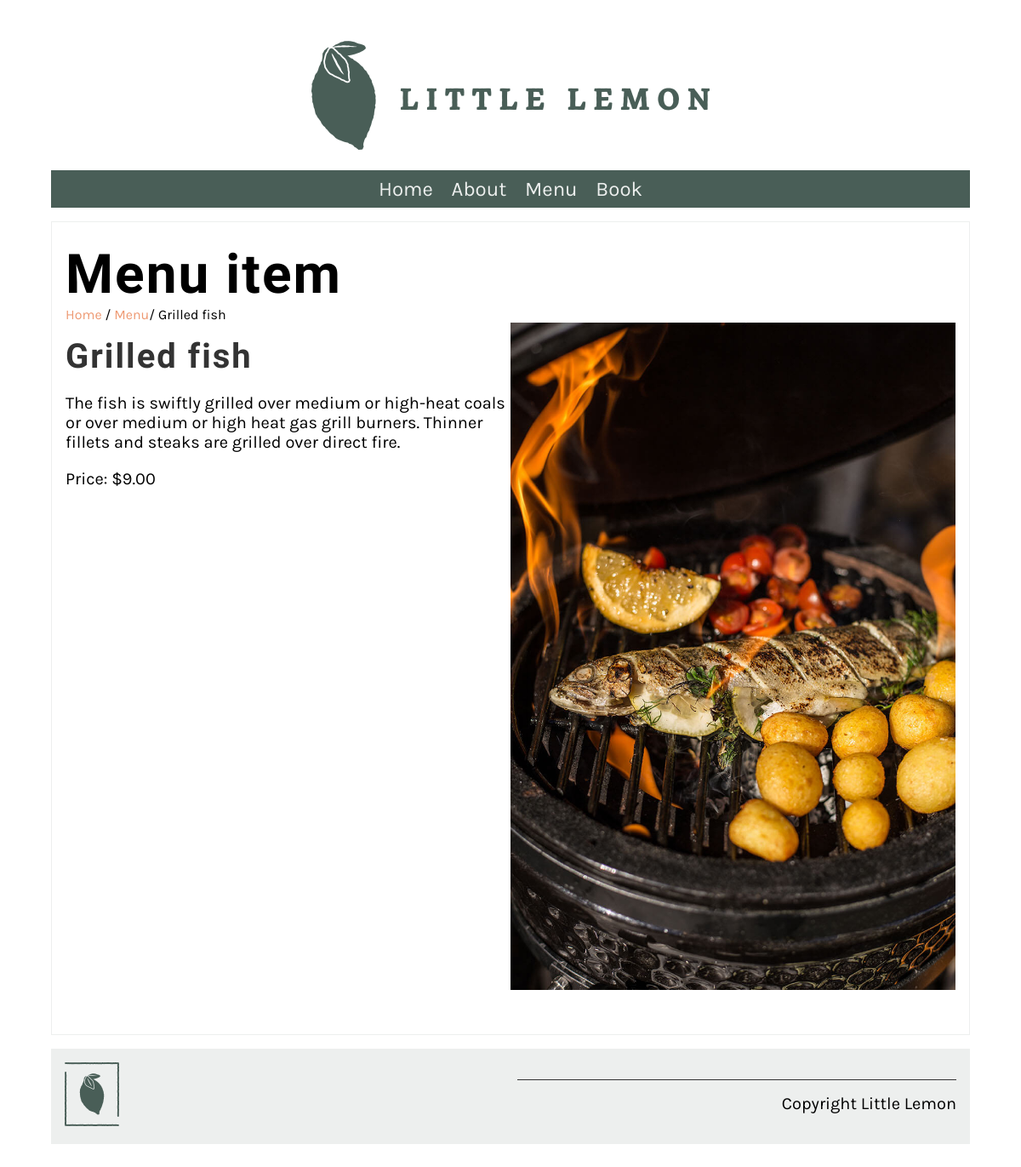
The app's page /menu_item/3/ with its own data.
### restaurant/models.py (models this page shows, shortened)
class Menu(models.Model):
   name = models.CharField(max_length=200)
   price = models.IntegerField(null=False)
   menu_item_description = models.TextField(max_length=1000,default='')

### restaurant/views.py (the view)
# urls.py: path('menu_item/<int:pk>/',views.display_menu_item,name='menu_item')
def display_menu_item(request,pk = None):
    if pk:
        menu_item = Menu.objects.get(pk=pk)
    else:
        menu_item = ""
    return render(request,'menu_item.html',{"menu_item":menu_item})

### restaurant/templates/menu_item.html
{% extends 'base.html' %}
{% load static %}
{% block content %}
<section>
    <article>
        <h1>Menu item</h1>
        <span>
            <a href="{% url 'home' %}">Home</a> /
            <a href="{% url 'menu' %}">Menu</a>/
            {{ menu_item.name }}
        </span>
        <div class="row">
            <div class="column">
                <h2>
                   {{menu_item.name}}
                </h2>
                <p>
                    {{ menu_item.menu_item_description }}
                </p>
                <p>
                    Price: ${{ menu_item.price }}.00
                </p>
            </div>
            <div class="column">
                <img src="/restaurant/static/img/menu_items/{{menu_item.name}}.jpg" alt="{{ menu_item.name}}" />
            </div>
        </div>
    </article>
</section>
{% endblock %}

### restaurant/static/css/style.css (style rules this page uses)
body { font-family: 'Karla', sans-serif; margin-top: 3rem; margin-bottom: 3rem; margin-left: 5%; margin-right: 5%; }
h1, h2, h3, h4, h5, h6 { font-family: 'Markazi Text', serif; letter-spacing: 2px;; }
h1 { font-size: 4rem; margin-top: 1.5rem; margin-bottom: 0; }
h2 { font-size: 2.5rem; color: #333333; margin:1rem 0; }
p, ul { font-size: 1.25rem;; }
a { color: #EE9972; text-decoration: none; }
section { display: flex; gap: 2rem 1rem; margin-top: 1rem; margin-bottom: 1rem; flex-direction: row; }
article { flex:1; }
article img { max-width: 100%; }
main article { border: 1px solid #EDEFEE; padding-left: 1rem; padding-right: 1rem; }
.row { display: flex; flex-direction: row; width: 100%; padding-bottom: 1rem; }
.column { flex-basis: 50%; margin-bottom: 1rem; padding-bottom: 1rem; }

### records on screen
Menu: name "Grilled fish", menu_item_description "The fish is swiftly grilled over medium or high-heat coals or over medium or high heat gas grill burners. Thinner fillets and steaks are grilled over direct fire.", price "9", name (picture)
